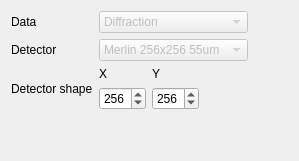
        <widget class="QWidget" name="tab_3">
         <attribute name="title">
          <string>Data info</string>
         </attribute>
         <layout class="QGridLayout" name="gridLayout_3">
          <item row="1" column="0">
           <widget class="QLabel" name="label_9">
            <property name="sizePolicy">
             <sizepolicy hsizetype="Maximum" vsizetype="Maximum">
              <horstretch>0</horstretch>
              <verstretch>0</verstretch>
             </sizepolicy>
            </property>
            <property name="text">
             <string>Detector</string>
            </property>
           </widget>
          </item>
          <item row="2" column="0">
           <widget class="QLabel" name="label_24">
            <property name="text">
             <string>Detector shape</string>
            </property>
           </widget>
          </item>
          <item row="1" column="1">
           <widget class="QComboBox" name="detectorSelector">
            <property name="enabled">
             <bool>false</bool>
            </property>
            <property name="sizePolicy">
             <sizepolicy hsizetype="Preferred" vsizetype="Preferred">
              <horstretch>0</horstretch>
              <verstretch>0</verstretch>
             </sizepolicy>
            </property>
            <item>
             <property name="text">
              <string>Merlin 256x256 55um</string>
             </property>
            </item>
           </widget>
          </item>
          <item row="0" column="0">
           <widget class="QLabel" name="label_8">
            <property name="sizePolicy">
             <sizepolicy hsizetype="Maximum" vsizetype="Maximum">
              <horstretch>0</horstretch>
              <verstretch>0</verstretch>
             </sizepolicy>
            </property>
            <property name="text">
             <string>Data</string>
            </property>
           </widget>
          </item>
          <item row="0" column="1">
           <widget class="QComboBox" name="dataSelector">
            <property name="enabled">
             <bool>false</bool>
            </property>
            <item>
             <property name="text">
              <string>Diffraction</string>
             </property>
            </item>
            <item>
             <property name="text">
              <string>Imaging</string>
             </property>
            </item>
            <item>
             <property name="text">
              <string>Other</string>
             </property>
            </item>
           </widget>
          </item>
          <item row="2" column="1">
           <layout class="QGridLayout" name="gridLayout_11">
            <item row="0" column="1">
             <widget class="QLabel" name="label_30">
              <property name="sizePolicy">
               <sizepolicy hsizetype="Maximum" vsizetype="Maximum">
                <horstretch>0</horstretch>
                <verstretch>0</verstretch>
               </sizepolicy>
              </property>
              <property name="text">
               <string>Y</string>
              </property>
             </widget>
            </item>
            <item row="1" column="0">
             <widget class="QSpinBox" name="detectorXSpinBox">
              <property name="sizePolicy">
               <sizepolicy hsizetype="Maximum" vsizetype="Maximum">
                <horstretch>0</horstretch>
                <verstretch>0</verstretch>
               </sizepolicy>
              </property>
              <property name="maximum">
               <number>512</number>
              </property>
              <property name="value">
               <number>256</number>
              </property>
             </widget>
            </item>
            <item row="1" column="1">
             <widget class="QSpinBox" name="detectorYSpinBox">
              <property name="sizePolicy">
               <sizepolicy hsizetype="Maximum" vsizetype="Maximum">
                <horstretch>0</horstretch>
                <verstretch>0</verstretch>
               </sizepolicy>
              </property>
              <property name="maximum">
               <number>512</number>
              </property>
              <property name="value">
               <number>256</number>
              </property>
             </widget>
            </item>
            <item row="1" column="2">
             <spacer name="horizontalSpacer_4">
              <property name="orientation">
               <enum>Qt::Horizontal</enum>
              </property>
              <property name="sizeHint" stdset="0">
               <size>
                <width>40</width>
                <height>20</height>
               </size>
              </property>
             </spacer>
            </item>
            <item row="0" column="0">
             <widget class="QLabel" name="label_29">
              <property name="sizePolicy">
               <sizepolicy hsizetype="Maximum" vsizetype="Maximum">
                <horstretch>0</horstretch>
                <verstretch>0</verstretch>
               </sizepolicy>
              </property>
              <property name="text">
               <string>X</string>
              </property>
             </widget>
            </item>
           </layout>
          </item>
          <item row="1" column="2">
           <spacer name="horizontalSpacer_2">
            <property name="orientation">
             <enum>Qt::Horizontal</enum>
            </property>
            <property name="sizeHint" stdset="0">
             <size>
              <width>40</width>
              <height>20</height>
             </size>
            </property>
           </spacer>
          </item>
          <item row="3" column="1">
           <spacer name="verticalSpacer_3">
            <property name="orientation">
             <enum>Qt::Vertical</enum>
            </property>
            <property name="sizeHint" stdset="0">
             <size>
              <width>20</width>
              <height>40</height>
             </size>
            </property>
           </spacer>
          </item>
         </layout>
        </widget>
